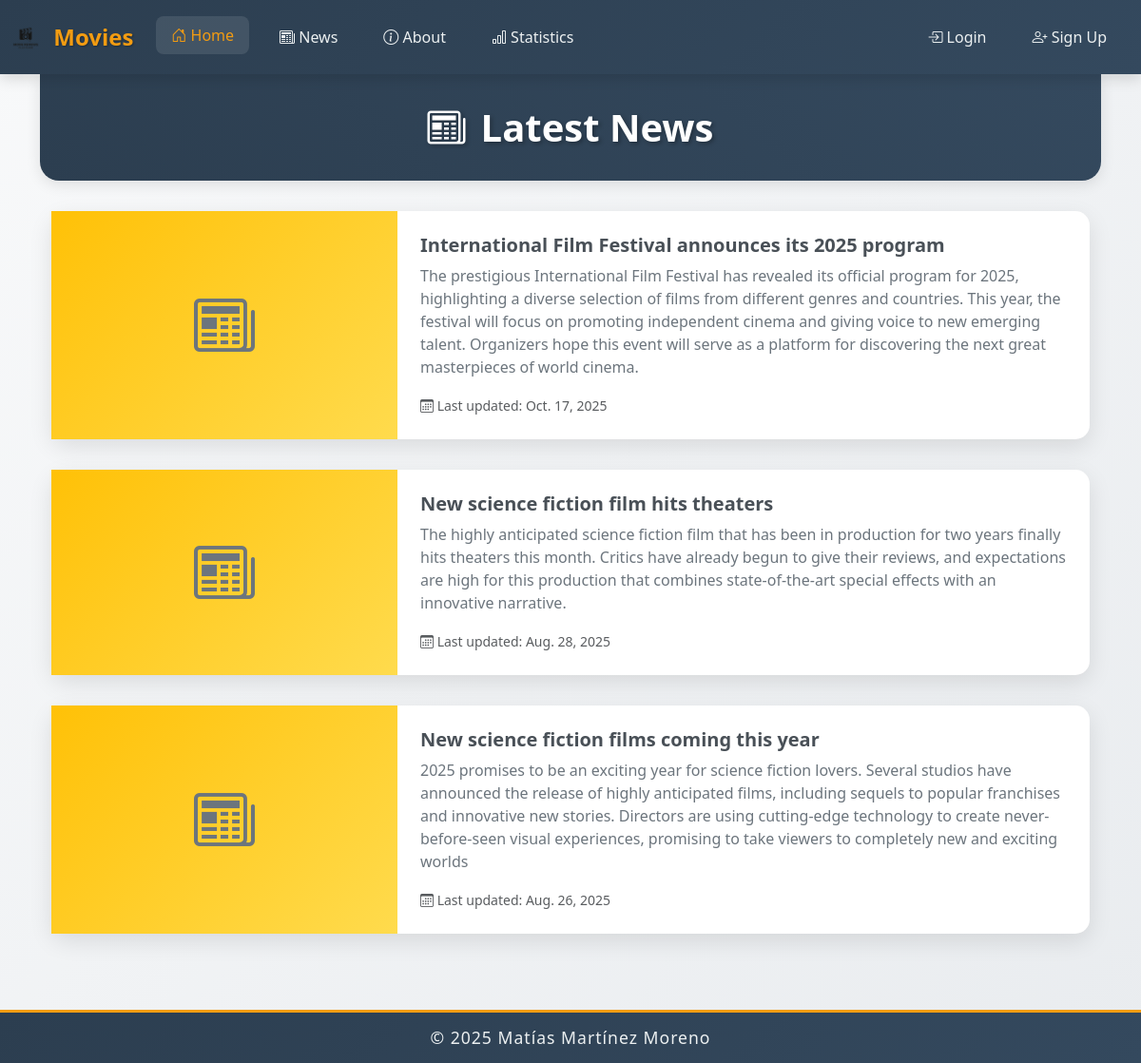
Page /news/ on the committed database.
### news/models.py (models this page shows, shortened)
class News(models.Model):
    headline = models.CharField(max_length=200)
    body = models.TextField()
    date = models.DateField()

### news/views.py (the view)
# urls.py: path('news/', include('news.urls')),              # Ruta para /news/
def news(request):
    news_list = News.objects.all().order_by('-date')
    return render(request, 'news.html', {'news_list': news_list})

### news/templates/news.html (shortened to what this page needs)
{% extends 'base.html' %}
{% block content %}
<div class="page-title">
  <div class="container">
    <h1 class="text-center">
      <i class="bi bi-newspaper me-3"></i>Latest News
    </h1>
  </div>
</div>
<div class="container">
  {% if news_list %}
      <div class="row g-0">
          {% for news in news_list %}
              <div class="col-12 mb-3">
                  <div class="card mb-3" style="max-width: 100%;">
                      <div class="row g-0">
                          <div class="col-md-4">
                              <div class="d-flex align-items-center justify-content-center h-100 news-icon" style="min-height: 200px;">
                                  <i class="bi bi-newspaper" style="font-size: 4rem; color: #6c757d;"></i>
                              </div>
                          </div>
                          <div class="col-md-8">
                              <div class="card-body">
                                  <h5 class="card-title">{{ news.headline }}</h5>
                                  <p class="card-text">{{ news.body }}</p>
                                                                     <p class="card-text">
                                       <small class="text-muted">
                                           <i class="bi bi-calendar3"></i> Last updated: {{ news.date }}
                                       </small>
                                   </p>
                              </div>
                          </div>
                      </div>
                  </div>
              </div>
          {% endfor %}
             </div>
     {% else %}
               <div class="alert alert-info text-center">
          <i class="bi bi-exclamation-circle"></i> No news available.
        </div>
     {% endif %}
   </div>
 </div>
{% endblock %}

### moviereviews/templates/base.html (shortened to what this page needs)
{% load static %}
<!DOCTYPE html>
<html lang="es">
<head>
  <link href="https://cdn.jsdelivr.net/npm/bootstrap@5.3.3/dist/css/bootstrap.min.css" rel="stylesheet">
  <link href="https://cdn.jsdelivr.net/npm/bootstrap-icons@1.10.5/font/bootstrap-icons.css" rel="stylesheet">
</head>
<body>
  <nav class="navbar navbar-expand-lg bg-body-tertiary">
    <div class="container-fluid">
                     <a class="navbar-brand" href="/">
          <img src="{% static 'images/logo.png' %}" alt="Movie Reviews Logo" height="30" class="me-2">
          Movies
        </a>
      <div class="collapse navbar-collapse" id="navbarSupportedContent">
        <ul class="navbar-nav me-auto mb-2 mb-lg-0">
          <li class="nav-item">
            <a class="nav-link active" aria-current="page" href="/"><i class="bi bi-house-door"></i> Home</a>
          </li>
          <li class="nav-item">
            <a class="nav-link" href="/news/"><i class="bi bi-newspaper"></i> News</a>
          </li>
          <li class="nav-item">
            <a class="nav-link" href="/about"><i class="bi bi-info-circle"></i> About</a>
          </li>
          <li class="nav-item">
            <a class="nav-link" href="/statistics"><i class="bi bi-bar-chart"></i> Statistics</a>
          </li>
        </ul>
        <ul class="navbar-nav">
          <li class="nav-item">
            <a class="nav-link" href="/login"><i class="bi bi-box-arrow-in-right"></i> Login</a>
          </li>
          <li class="nav-item">
            <a class="nav-link" href="/signup"><i class="bi bi-person-plus"></i> Sign Up</a>
          </li>
        </ul>
      </div>
    </div>
  </nav>
  <div class="container">
    {% block content %}
    {% endblock %}
  <footer class="text-center text-lg-start text-white mt-5">
    <div class="container">
      <div class="row">
        <div class="text-center py-3">
          <h5 class="mb-0" style="color: #ecf0f1; font-weight: 400; font-size: 1.1rem; letter-spacing: 1px;">
            © 2025 Matías Martínez Moreno
          </h5>
        </div>
      </div>
    </div>
  </footer>
</body>
</html>

### moviereviews/templates/base.html (style rules this page uses)
body { background: linear-gradient(135deg, #f8f9fa 0%, #e9ecef 100%); font-family: 'Segoe UI', Tahoma, Geneva, Verdana, sans-serif; }
.navbar { background: linear-gradient(135deg, #2c3e50 0%, #34495e 100%) !important; box-shadow: 0 4px 15px rgba(0,0,0,0.15); padding: 1rem 0; }
.navbar-brand { color: #f39c12 !important; font-weight: 700; font-size: 1.5rem; text-shadow: 1px 1px 2px rgba(0,0,0,0.3); }
.nav-link { color: #ecf0f1 !important; font-weight: 500; margin: 0 0.5rem; padding: 0.5rem 1rem !important; border-radius: 8px; transition: all 0.3s ease; }
.nav-link:hover, .nav-link.active { color: #f39c12 !important; background: rgba(255,255,255,0.1); transform: translateY(-2px); }
footer { background: linear-gradient(135deg, #2c3e50 0%, #34495e 100%); border-top: 3px solid #f39c12; }
.card { border: none; border-radius: 20px; background: white; box-shadow: 0 8px 25px rgba(0,0,0,0.1); transition: all 0.3s ease; }
.card-body { border-radius: 20px; padding: 1.5rem; }
.page-title { background: linear-gradient(45deg, #2c3e50, #34495e); color: white; padding: 2rem 0; margin-bottom: 2rem; border-radius: 0 0 20px 20px; box-shadow: 0 4px 15px rgba(0,0,0,0.1); }
.page-title h1 { margin: 0; font-weight: 700; text-shadow: 2px 2px 4px rgba(0,0,0,0.3); }

### news/templates/news.html (style rules this page uses)
.card { border: none; border-radius: 15px; background: white; }
.news-icon { background: linear-gradient(135deg, #ffc107 0%, #ffdb4d 100%); }
.card-title { color: #495057; font-weight: 600; }
.card-text { color: #6c757d; }

### rows in the picture
News: headline "International Film Festival announces its 2025 program", body "The prestigious International Film Festival has revealed its official program for 2025, highlighting a diverse selection of films from different genres and countries. This year, the festival will focus on promoting independent cinema and giving voice to new emerging talent. Organizers hope this event will serve as a platform for discovering the next great masterpieces of world cinema.", date "Oct. 17, 2025"
News: headline "New science fiction film hits theaters", body "The highly anticipated science fiction film that has been in production for two years finally hits theaters this month. Critics have already begun to give their reviews, and expectations are high for this production that combines state-of-the-art special effects with an innovative narrative.", date "Aug. 28, 2025"
News: headline "New science fiction films coming this year", body "2025 promises to be an exciting year for science fiction lovers. Several studios have announced the release of highly anticipated films, including sequels to popular franchises and innovative new stories. Directors are using cutting-edge technology to create never-before-seen visual experiences, promising to take viewers to completely new and exciting worlds", date "Aug. 26, 2025"
